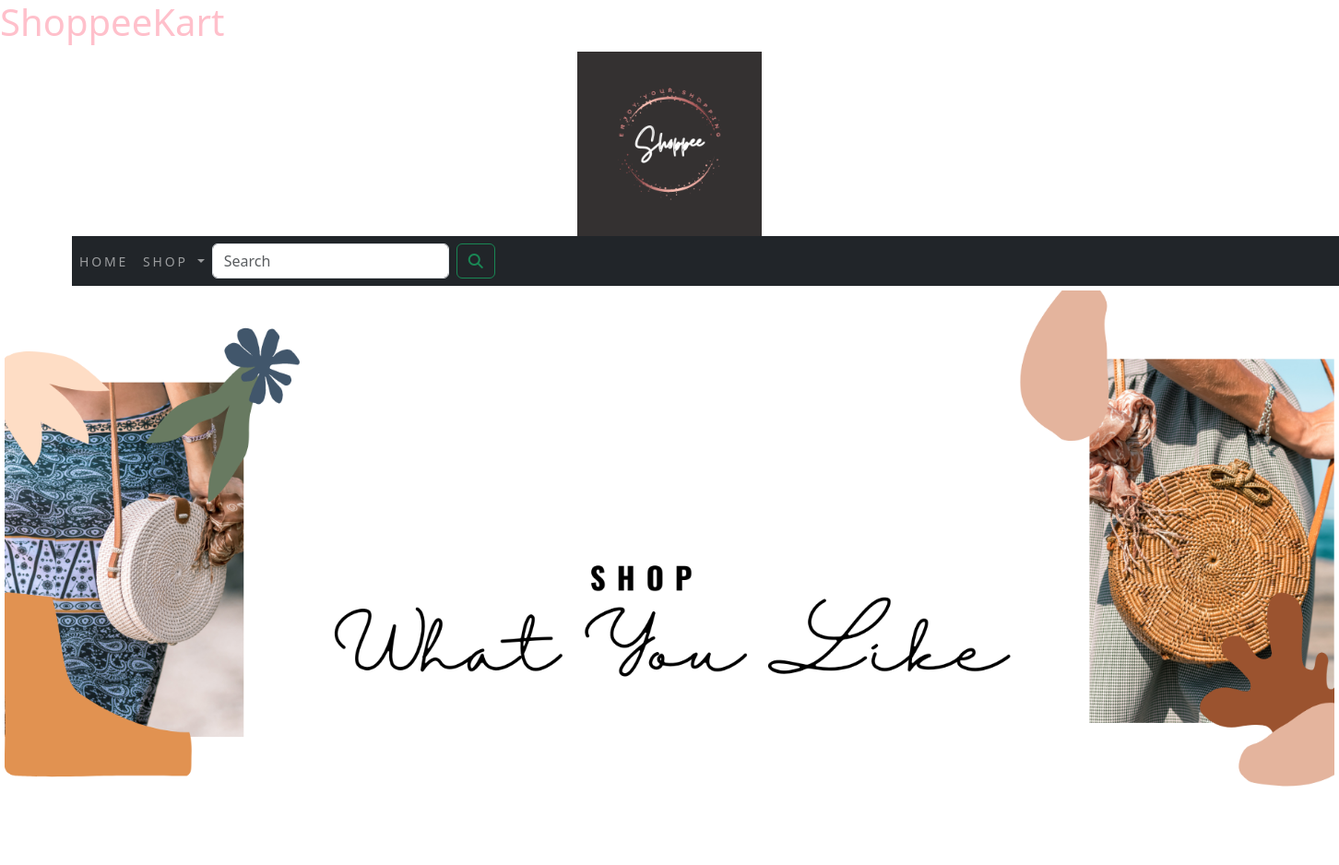
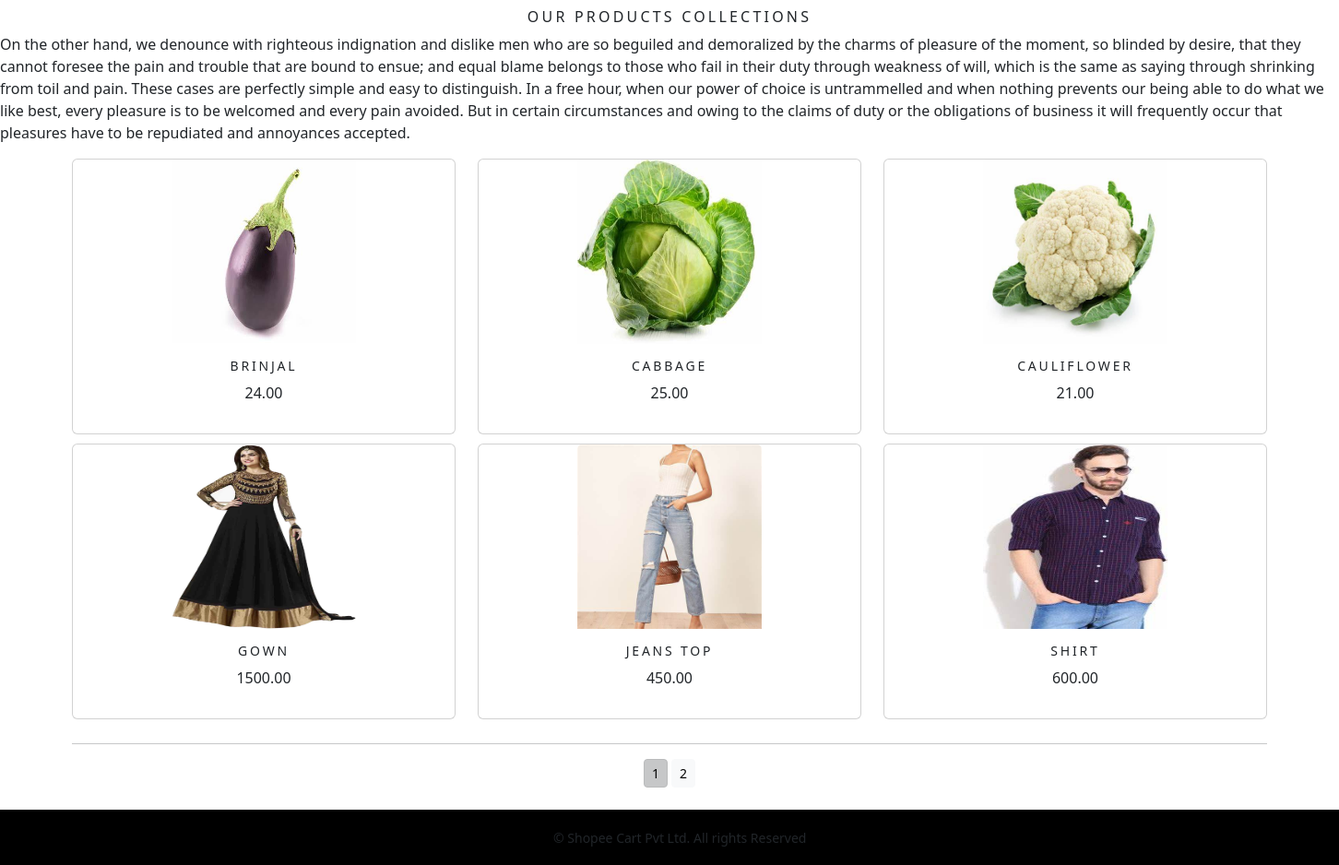
The app's page /shop/ with its own data (2 pictures, top to bottom).
### shoppingapp/models.py (models this page shows, shortened)
class Product(models.Model):
    name=models.CharField(max_length=250,unique=True)
    slug=models.SlugField(max_length=250,unique=True)
    description=models.TextField(blank=True)
    price=models.DecimalField(max_digits=10,decimal_places=2)
    category=models.ForeignKey(Category,on_delete=models.CASCADE)
    image=models.ImageField(upload_to='product',blank=True)
    stock=models.IntegerField()
    available=models.BooleanField(default=True)
    created=models.DateTimeField(auto_now_add=True)
    updated=models.DateTimeField(auto_now=True)
    class Meta:
        ordering= ('name', )
        verbose_name='product'
        verbose_name_plural='products'
    def get_url(self):
        return reverse('shoppingapp:ProductCatDetail',args=[self.category.slug,self.slug])

### shoppingapp/views.py (the view)
# urls.py: path('',views.AllProductCat,name='AllProductCat'),
def AllProductCat(request,c_slug=None):
    c_page=None
    products_list=None
    if c_slug!=None:
        c_page=get_object_or_404(Category,slug=c_slug)
        products_list=Product.objects.all().filter(category=c_page,available=True)
    else:
        products_list=Product.objects.all().filter(available=True)
    paginator=Paginator(products_list,6)
    try:
        page=int(request.GET.get('page','1'))
    except:
        page=1
    try:
        products=paginator.page(page)
    except (EmptyPage,InvalidPage):
        products=paginator.page(paginator.num_pages)
    return render(request,"category.html",{'category':c_page,'products':products})

### cart/context_processors.py (called while the page is built)
def counter(request):
    item_count=0
    if 'admin' in request.path:
        return {}
    else:
        try:
            cart=Cart.objects.filter(cart_id=_cart_id(request))
            cart_items=CartItem.objects.all().filter(cart=cart[:1])
            for cart_item in cart_items:
                item_count += cart_item.quantity
        except Cart.DoesNotExist:
            item_count=0
    return dict(item_count=item_count)

### cart/views.py (called while the page is built)
def _cart_id(request):
    cart=request.session.session_key
    if not cart:
        cart=request.session.create()
    return cart

### shoppingapp/context_processors.py (called while the page is built)
def menu_links(request):
    links=Category.objects.all()
    return dict(links=links)

### shoppingapp/models.py (called while the page is built)
    def get_url(self):
        return reverse('shoppingapp:products_by_category',args=[self.slug])

### templates/category.html (shortened to what this page needs)
{% extends 'base.html' %}
{% load static %}
{% block title %}
      {% if category %}
           {{category.name}} - ShoppeeKart
      {% else %}
      <h1 style="color:pink;">ShoppeeKart</h1>
      {% endif %}
{% endblock %}
{% block content %}
<div class="mx_auto">
    {% if category %}
    <img class="my_image" src="{{category.image.url}}" alt="{{category.name}}">
</div>
<br>
<div>
    <h1 class="text-center my_title">{{category.name}}</h1>
    <p class="text-justify">{{category.description}}</p>
</div>
     {% else %}
      <div>
          <img class="my_image my_image_padding" src="{% static 'img/banner.png' %}" alt="Our Products" width="1510px;" height="400px;">
      </div>
    <br>
<div>
    <h1 class="text-center my_title">Our Products Collections</h1>
    <p class="text-justify ">On the other hand, we denounce with righteous indignation and dislike men who are so beguiled and demoralized by the charms of pleasure of the moment, so blinded by desire, that they cannot foresee the pain and trouble that are bound to ensue; and equal blame belongs to those who fail in their duty through weakness of will, which is the same as saying through shrinking from toil and pain. These cases are perfectly simple and easy to distinguish. In a free hour, when our power of choice is untrammelled and when nothing prevents our being able to do what we like best, every pleasure is to be welcomed and every pain avoided. But in certain circumstances and owing to the claims of duty or the obligations of business it will frequently occur that pleasures have to be repudiated and annoyances accepted.</p>
</div>
      {% endif %}
<div class="container">
    <div class="row max_auto">
        {% for product in products.object_list %}
        <div class="my_bottom_margin col-9 col-sm-12 col-md-4 col-lg-4">
            <div class="card text-center" style="min-width:18rem;">
                <a href="{{product.get_url}}"><img class="card-img-top my_image" src="{{product.image.url}}" alt="{{product.name}}" style="width:200px; height:200px;"> </a>
                <div class="card-body">
                    <h4>{{product.name}}</h4>
                    <p>{{product.price}}</p>
                </div>
            </div>
        </div>
        {% endfor %}
    </div>
    <div class="mx_auto">
        {% if products.paginator.num_pages > 1 %}
       <hr>
        <div class="text-center">
            {% for pg  in products.paginator.page_range %}
                 <a href="?page={{pg}}" class="btn btn-light btn-sm {% if products.number == pg %} active {% endif %}">{{pg}}</a>
            {% endfor %}
        </div>
         {% endif %}
    </div>
    <br>
</div>
{% endblock %}

### templates/base.html (shortened to what this page needs)
{% load static %}
<!DOCTYPE html>
<html lang="en" xmlns="http://www.w3.org/1999/html">
<head>
   <link rel="stylesheet" href="{% static 'css/custom.css' %}">
     <link href="https://cdn.jsdelivr.net/npm/bootstrap@5.3.0-alpha1/dist/css/bootstrap.min.css" rel="stylesheet" >
    <title>{% block title %} {% endblock %}</title>
</head>
<body>
<div class="container">
{% include 'header.html' %}
{% include 'navbar.html' %}
{% block content %}
{% endblock %}
</div>
{% include 'footer.html' %}
</body>
</html>

### templates/header.html
{% load static %}
<header>
  <center>
    <a href="{%url 'shoppingapp:AllProductCat'%}" ><img src="{% static 'img/logo.png' %}" alt="Logo image" width="200px;" height="200px;">
    </a></center>
</header>

### templates/navbar.html (shortened to what this page needs)
<nav class="navbar navbar-expand-lg navbar-dark bg-dark" xmlns="http://www.w3.org/1999/html" style="width:1400px;">
  <div class="collapse navbar-collapse" id="navbarSupportedContent">
    <ul class="navbar-nav mr-auto">
      <li class="nav-item">
        <a class="nav-link" href="#">Home</a>
      </li>
      <li class="nav-item dropdown {% if 'shop' in request.path %} active {% endif %}">
        <a class="nav-link dropdown-toggle" href="#" id="navbarDropdown" role="button" data-toggle="dropdown" aria-haspopup="true" aria-expanded="false">
          Shop
        </a>
      </li>
    </ul>
    <form class="d-flex" action="{% url 'search_app:SearchResult' %}" method="get">
      <input class="form-control me-2" type="search" placeholder="Search" name="q" aria-label="Search">
      <button class="btn btn-outline-success" type="submit"><i class="fa fa-search"></i></button>
    </form>
</div>
</div>

### templates/footer.html
<div class="footer navbar-fixed-bottom my_footer">
  <p>&copy; Shopee Cart Pvt Ltd. All rights Reserved</p>
</div>

### static/css/custom.css (style rules this page uses)
body { font-family: 'Roboto', sans-serif; }
.nav-item { letter-spacing:.2em; font-size:14px; text-transform:uppercase; }
.my_footer { background-color:black; height:60px; }
.my_footer p { padding-top:20px; font-size:14px; padding-left:600px; }
.my_image { width:100%; height:auto; }
.my_title { font-size:16px; text-transform:uppercase; letter-spacing:.2em; }
.my_image_padding { padding:5px; }
.my_bottom_margin { margin-bottom:10px; }
.card-body h4 { font-size:14px; text-transform:uppercase; letter-spacing:.2em; }

### records on screen
Product: image (picture), name "BRINJAL", price "24.00"
Product: image (picture), name "CABBAGE", price "25.00"
Product: image (picture), name "CAULIFLOWER", price "21.00"
Product: image (picture), name "GOWN", price "1500.00"
Product: image (picture), name "JEANS TOP", price "450.00"
Product: image (picture), name "SHIRT", price "600.00"

### other values on screen
{{ pg }} "1" "2"
